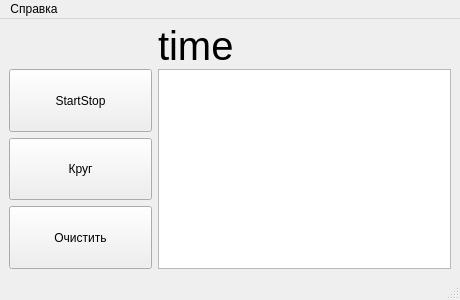
<?xml version="1.0" encoding="UTF-8"?>
<ui version="4.0">
 <class>MainWindow</class>
 <widget class="QMainWindow" name="MainWindow">
  <property name="geometry">
   <rect>
    <x>0</x>
    <y>0</y>
    <width>460</width>
    <height>300</height>
   </rect>
  </property>
  <property name="minimumSize">
   <size>
    <width>460</width>
    <height>300</height>
   </size>
  </property>
  <property name="maximumSize">
   <size>
    <width>700</width>
    <height>550</height>
   </size>
  </property>
  <property name="windowTitle">
   <string>Секундомер</string>
  </property>
  <widget class="QWidget" name="centralwidget">
   <layout class="QVBoxLayout" name="verticalLayout">
    <item>
     <layout class="QGridLayout" name="gridLayout_2" rowstretch="0,0,0,0,0,0,0" rowminimumheight="0,0,0,0,0,0,0">
      <item row="2" column="0">
       <widget class="QPushButton" name="pb_StartStop">
        <property name="sizePolicy">
         <sizepolicy hsizetype="Minimum" vsizetype="Preferred">
          <horstretch>0</horstretch>
          <verstretch>0</verstretch>
         </sizepolicy>
        </property>
        <property name="minimumSize">
         <size>
          <width>0</width>
          <height>50</height>
         </size>
        </property>
        <property name="text">
         <string>StartStop</string>
        </property>
       </widget>
      </item>
      <item row="3" column="0">
       <widget class="QPushButton" name="pb_Lap">
        <property name="sizePolicy">
         <sizepolicy hsizetype="Minimum" vsizetype="Preferred">
          <horstretch>0</horstretch>
          <verstretch>0</verstretch>
         </sizepolicy>
        </property>
        <property name="minimumSize">
         <size>
          <width>0</width>
          <height>50</height>
         </size>
        </property>
        <property name="text">
         <string>Круг</string>
        </property>
       </widget>
      </item>
      <item row="4" column="0">
       <widget class="QPushButton" name="pb_Clear">
        <property name="sizePolicy">
         <sizepolicy hsizetype="Minimum" vsizetype="Preferred">
          <horstretch>0</horstretch>
          <verstretch>0</verstretch>
         </sizepolicy>
        </property>
        <property name="minimumSize">
         <size>
          <width>0</width>
          <height>50</height>
         </size>
        </property>
        <property name="text">
         <string>Очистить</string>
        </property>
       </widget>
      </item>
      <item row="2" column="1" rowspan="3" colspan="2">
       <widget class="QTextBrowser" name="tBr_result"/>
      </item>
      <item row="0" column="1">
       <widget class="QLabel" name="lb_time">
        <property name="maximumSize">
         <size>
          <width>16777215</width>
          <height>35</height>
         </size>
        </property>
        <property name="font">
         <font>
          <pointsize>30</pointsize>
         </font>
        </property>
        <property name="text">
         <string>time</string>
        </property>
       </widget>
      </item>
     </layout>
    </item>
   </layout>
  </widget>
  <widget class="QMenuBar" name="menubar">
   <property name="geometry">
    <rect>
     <x>0</x>
     <y>0</y>
     <width>460</width>
     <height>21</height>
    </rect>
   </property>
   <widget class="QMenu" name="help">
    <property name="title">
     <string>Справка</string>
    </property>
    <addaction name="about"/>
   </widget>
   <addaction name="help"/>
  </widget>
  <widget class="QStatusBar" name="statusbar"/>
  <action name="about">
   <property name="text">
    <string>О программе</string>
   </property>
  </action>
 </widget>
 <resources/>
 <connections>
  <connection>
   <sender>pb_Clear</sender>
   <signal>clicked()</signal>
   <receiver>tBr_result</receiver>
   <slot>clear()</slot>
   <hints>
    <hint type="sourcelabel">
     <x>89</x>
     <y>234</y>
    </hint>
    <hint type="destinationlabel">
     <x>157</x>
     <y>236</y>
    </hint>
   </hints>
  </connection>
 </connections>
</ui>
